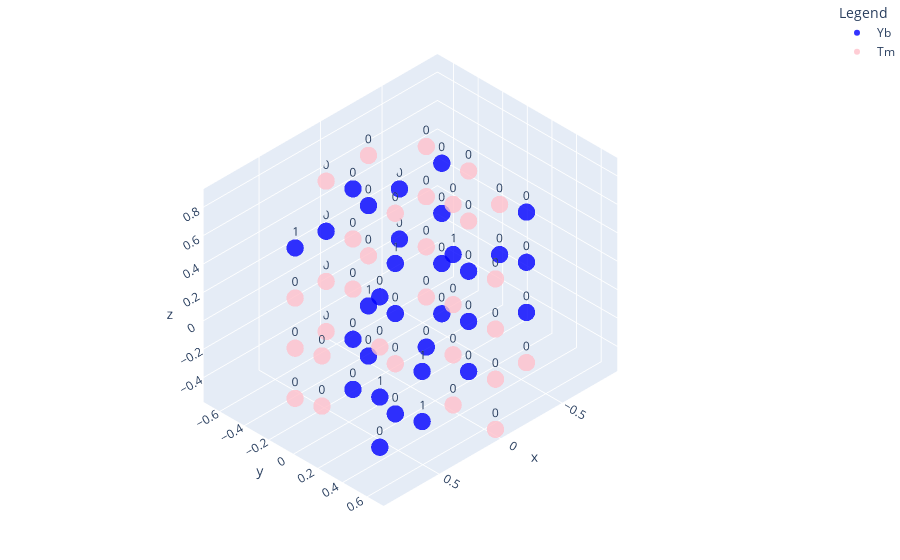

Here is the notebook cell this chart was saved with:
### Code cell
simulator = Simulator(lattice)
simulator.step()
simulator.show_state()
